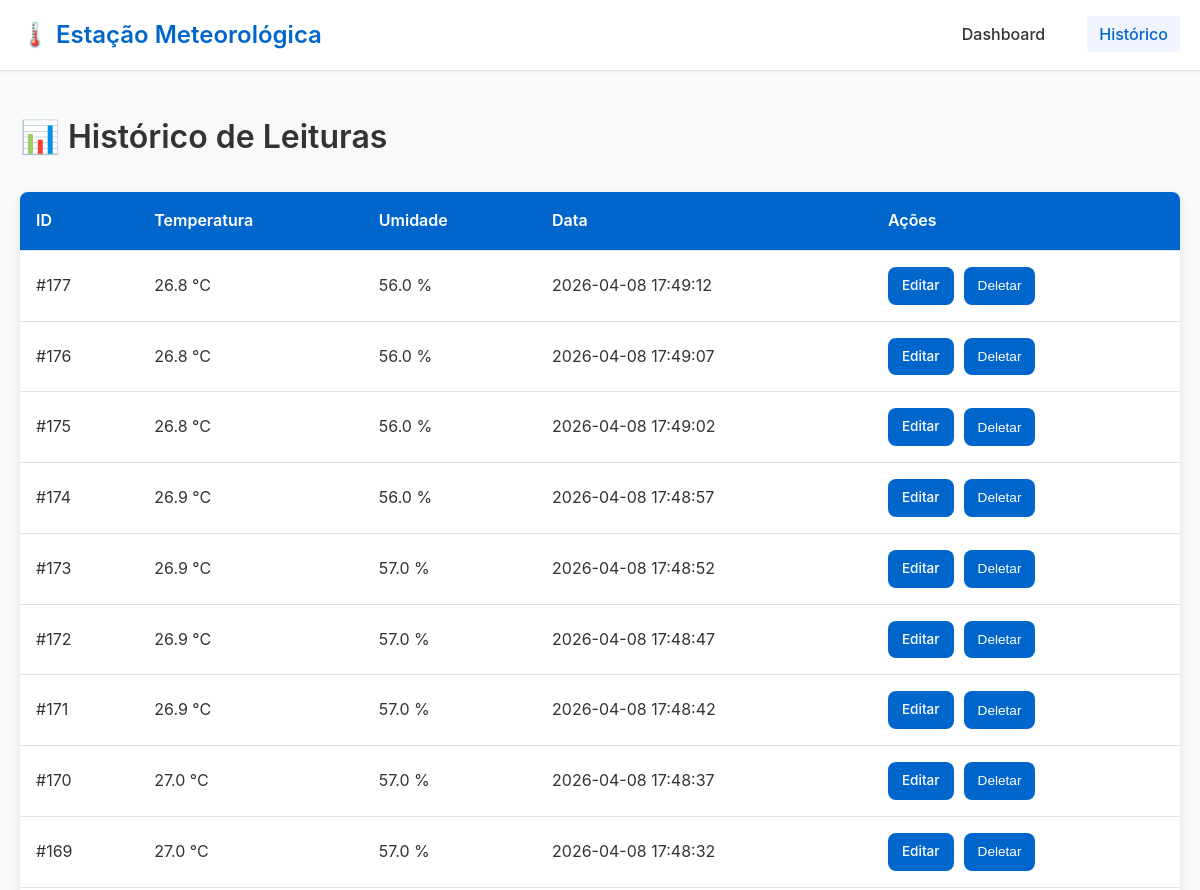
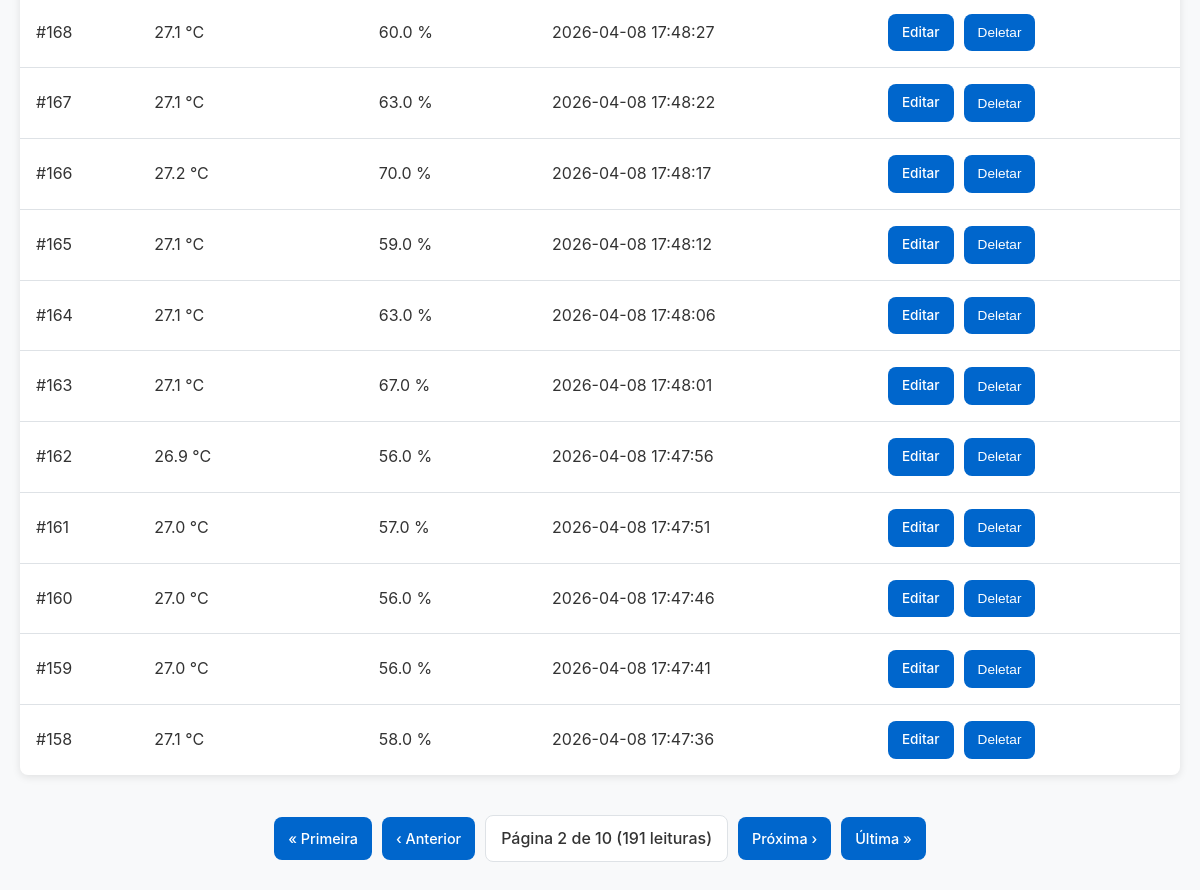
The app's page /leituras?pagina=2 with its own data (2 pictures, top to bottom).
### tables this page shows
CREATE TABLE leituras (
    id          INTEGER PRIMARY KEY AUTOINCREMENT,
    temperatura REAL    NOT NULL,
    umidade     REAL    NOT NULL,
    pressao     REAL,
    localizacao TEXT    DEFAULT 'Lab',
    timestamp   DATETIME DEFAULT (datetime('now', 'localtime'))
);

### app.py (the view)
@app.route('/leituras', methods=['GET'])
def listar():
    pagina  = int(request.args.get('pagina', 1))
    limite  = int(request.args.get('limite', 20))
    offset  = (pagina - 1) * limite
    leituras = listar_leituras(limite=limite, offset=offset)
    total = contar_leituras()
    total_paginas = (total + limite - 1) // limite  # Calcula o teto da divisão
    if quer_json():
        return jsonify({'pagina': pagina, 'limite': limite, 'leituras': leituras, 'total': total})
    return render_template('historico.html', leituras=leituras,
                           pagina=pagina, limite=limite, total=total, total_paginas=total_paginas)

### app.py (called while the page is built)
def quer_json():
    return (request.args.get('formato') == 'json' or
            request.accept_mimetypes.best == 'application/json')

### database.py (called while the page is built)
def get_db_connection():
    conn = sqlite3.connect(DB_PATH, timeout=10)
    conn.execute('PRAGMA journal_mode=WAL')   # permite leitura/escrita simultânea
    conn.execute('PRAGMA busy_timeout=5000')  # espera até 5s antes de lançar erro
    conn.row_factory = sqlite3.Row            # acesso por nome de coluna
    return conn

def listar_leituras(limite: int = 50, offset: int = 0) -> list:
    conn = get_db_connection()
    rows = conn.execute(
        'SELECT * FROM leituras ORDER BY timestamp DESC LIMIT ? OFFSET ?',
        (limite, offset)
    ).fetchall()
    conn.close()
    return [dict(r) for r in rows]

def contar_leituras() -> int:
    conn = get_db_connection()
    row = conn.execute('SELECT COUNT(*) as total FROM leituras').fetchone()
    conn.close()
    return row['total'] if row else 0

### templates/historico.html (shortened to what this page needs)
{% extends "base.html" %}
{% block content %}
<div class="section">
    <h1>📊 Histórico de Leituras</h1>
    <table>
        <thead>
            <tr>
                <th>ID</th>
                <th>Temperatura</th>
                <th>Umidade</th>
                <th>Data</th>
                <th>Ações</th>
            </tr>
        </thead>
        <tbody>
            {% for leitura in leituras %}
            <tr>
                <td>#{{ leitura.id }}</td>
                <td>{{ leitura.temperatura }} °C</td>
                <td>{{ leitura.umidade }} %</td>
                <td>{{ leitura.timestamp }}</td>
                <td>
                    <div class="actions">
                        <a href="/leituras/{{ leitura.id }}/editar" class="btn">Editar</a>
                        <button type="button" onclick="deletar({{ leitura.id }})">Deletar</button>
                    </div>
                </td>
            </tr>
            {% endfor %}
        </tbody>
    </table>
    {% if total_paginas > 1 %}
    <div class="pagination">
        {% if pagina > 1 %}
        <a href="/leituras?pagina=1" class="btn">« Primeira</a>
        <a href="/leituras?pagina={{ pagina - 1 }}" class="btn">‹ Anterior</a>
        {% endif %}
        <span class="page-info">Página {{ pagina }} de {{ total_paginas }} ({{ total }} leituras)</span>
        {% if pagina < total_paginas %}
        <a href="/leituras?pagina={{ pagina + 1 }}" class="btn">Próxima ›</a>
        <a href="/leituras?pagina={{ total_paginas }}" class="btn">Última »</a>
        {% endif %}
    </div>
    {% endif %}
</div>
{% endblock %}

### static/css/style.css (style rules this page uses)
* { margin: 0; padding: 0; box-sizing: border-box; }
:root { --primary-color: #0066cc; --primary-dark: #0052a3; --background-color: #f8f9fa; --text-color: #333; --text-light: #666; --border-color: #dee2e6; --white: #ffffff; --shadow: 0 2px 8px rgba(0, 0, 0, 0.1); --shadow-hover: 0 4px 16px rgba(0, 0, 0, 0.15); --radius: 8px; }
html, body { height: auto; }
body { font-family: -apple-system, BlinkMacSystemFont, 'Segoe UI', 'Roboto', 'Oxygen', 'Ubuntu', 'Cantarell', sans-serif; background-color: var(--background-color); color: var(--text-color); line-height: 1.6; }
h1 { font-size: 2rem; margin-bottom: 30px; color: var(--text-color); font-weight: 600; }
button, .btn { background-color: var(--primary-color); color: var(--white); border: none; padding: 10px 18px; border-radius: var(--radius); font-size: 0.95rem; font-weight: 500; cursor: pointer; transition: all 0.3s ease; text-decoration: none; display: inline-block; }
table { width: 100%; border-collapse: collapse; background-color: var(--white); margin-bottom: 40px; box-shadow: var(--shadow); border-radius: var(--radius); overflow: hidden; }
th { background-color: var(--primary-color); color: var(--white); font-weight: 600; text-align: left; }
th, td { padding: 16px; border-bottom: 1px solid var(--border-color); }
tr:last-child td { border-bottom: none; }
.actions { display: flex; gap: 10px; }
.actions button, .actions a { padding: 8px 14px; font-size: 0.85rem; }
.pagination { display: flex; justify-content: center; align-items: center; gap: 10px; margin-top: 30px; flex-wrap: wrap; }
.pagination .btn { padding: 10px 14px; font-size: 0.9rem; min-width: auto; }
.page-info { background-color: var(--white); padding: 10px 15px; border-radius: var(--radius); border: 1px solid var(--border-color); font-weight: 500; color: var(--text-color); }

### records on screen
leituras: id "177", temperatura "26.8", umidade "56.0", timestamp "2026-04-08 17:49:12"
leituras: id "176", temperatura "26.8", umidade "56.0", timestamp "2026-04-08 17:49:07"
leituras: id "175", temperatura "26.8", umidade "56.0", timestamp "2026-04-08 17:49:02"
leituras: id "174", temperatura "26.9", umidade "56.0", timestamp "2026-04-08 17:48:57"
leituras: id "173", temperatura "26.9", umidade "57.0", timestamp "2026-04-08 17:48:52"
leituras: id "172", temperatura "26.9", umidade "57.0", timestamp "2026-04-08 17:48:47"
leituras: id "171", temperatura "26.9", umidade "57.0", timestamp "2026-04-08 17:48:42"
leituras: id "170", temperatura "27.0", umidade "57.0", timestamp "2026-04-08 17:48:37"
leituras: id "169", temperatura "27.0", umidade "57.0", timestamp "2026-04-08 17:48:32"
leituras: id "168", temperatura "27.1", umidade "60.0", timestamp "2026-04-08 17:48:27"
leituras: id "167", temperatura "27.1", umidade "63.0", timestamp "2026-04-08 17:48:22"
leituras: id "166", temperatura "27.2", umidade "70.0", timestamp "2026-04-08 17:48:17"
leituras: id "165", temperatura "27.1", umidade "59.0", timestamp "2026-04-08 17:48:12"
leituras: id "164", temperatura "27.1", umidade "63.0", timestamp "2026-04-08 17:48:06"
leituras: id "163", temperatura "27.1", umidade "67.0", timestamp "2026-04-08 17:48:01"
leituras: id "162", temperatura "26.9", umidade "56.0", timestamp "2026-04-08 17:47:56"
leituras: id "161", temperatura "27.0", umidade "57.0", timestamp "2026-04-08 17:47:51"
leituras: id "160", temperatura "27.0", umidade "56.0", timestamp "2026-04-08 17:47:46"
leituras: id "159", temperatura "27.0", umidade "56.0", timestamp "2026-04-08 17:47:41"
leituras: id "158", temperatura "27.1", umidade "58.0", timestamp "2026-04-08 17:47:36"

### other values on screen
{{ pagina }} "2"
{{ total_paginas }} "10"
{{ total }} "191"
